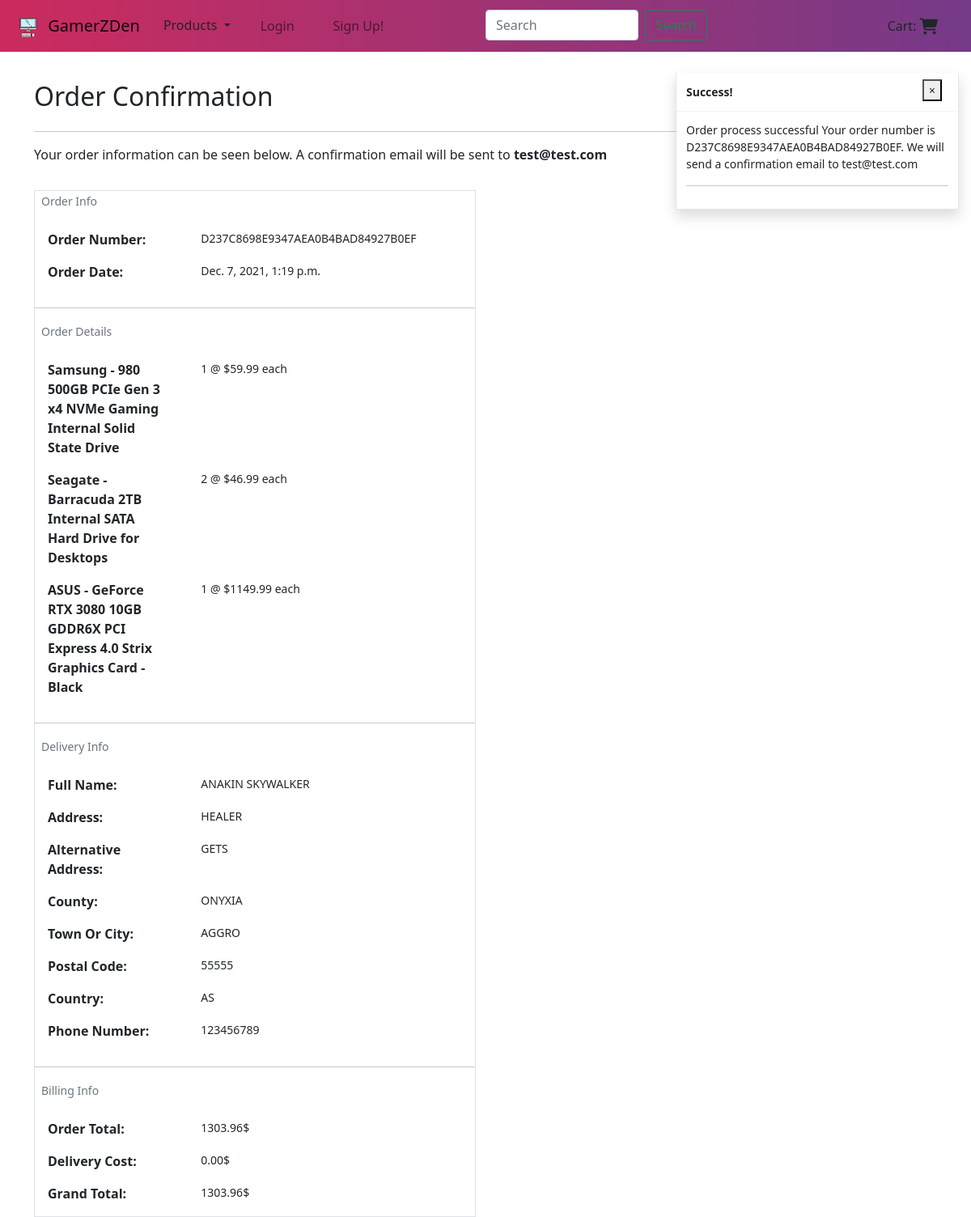
Page /checkout/checkout_success/D237C8698E9347AEA0B4BAD84927B0EF on the earlier database version.
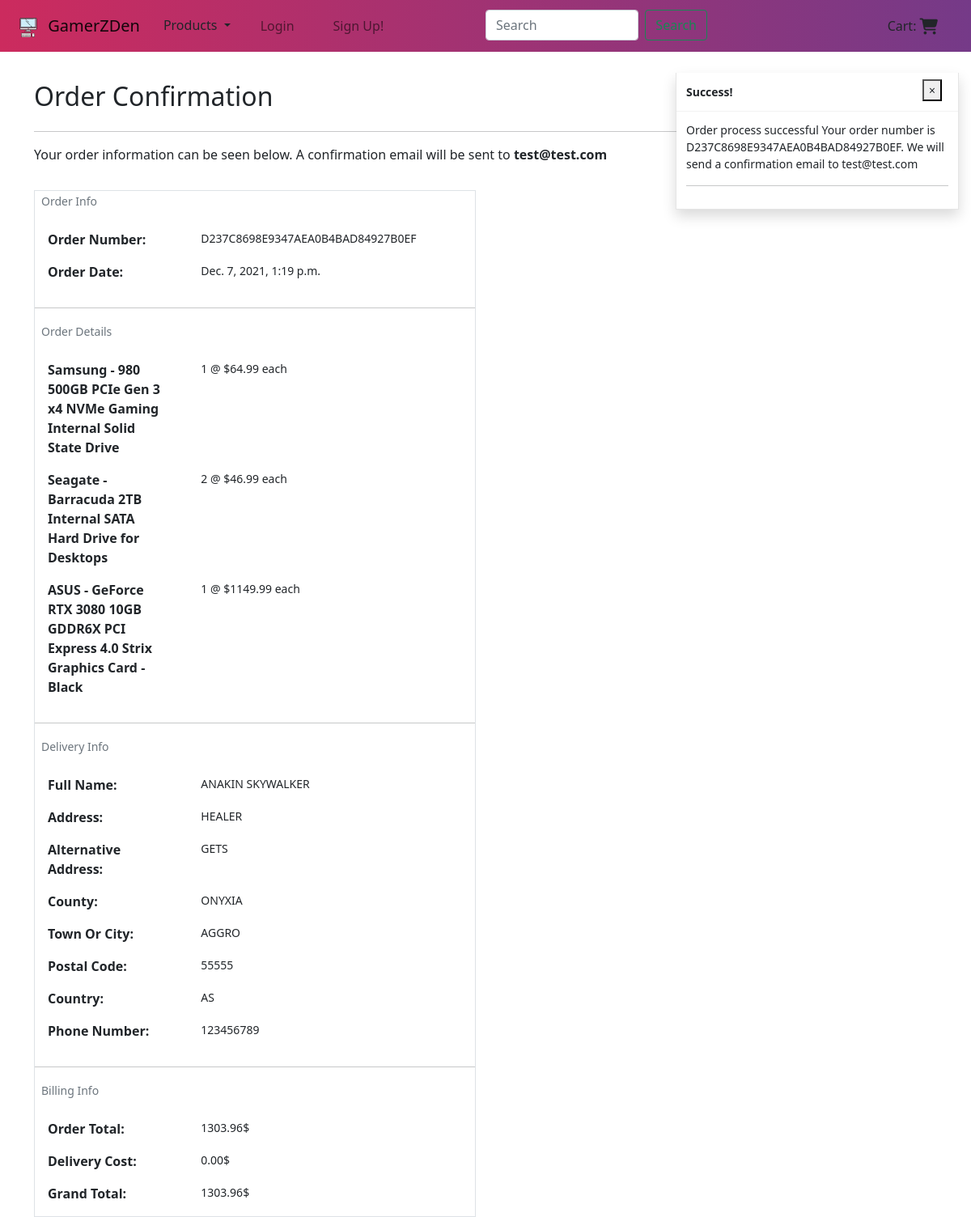
Same page on the later database version.
### checkout/models.py (models this page shows, shortened)
class OrderLineItem(models.Model):
    order = models.ForeignKey(Order, null=False, blank=False, on_delete=models.CASCADE, related_name='lineitems')
    product = models.ForeignKey(Product, null=False, blank=False, on_delete=models.CASCADE)
    quantity = models.IntegerField(null=False, blank=False, default=0)
    lineitem_total = models.DecimalField(max_digits=8, decimal_places=2, null=False, blank= False, editable=False)

### products/models.py (models this page shows, shortened)
class Product(models.Model):
    sku = models.IntegerField(null=True, blank=True, unique=True)
    name = models.TextField(max_length=256)
    description = models.TextField(null=True, blank=True)
    price = models.DecimalField(max_digits=7, decimal_places=2)
    category = models.ForeignKey(Category, on_delete=models.SET_NULL, null=True, blank=True)
    rating = models.DecimalField(max_digits=2, decimal_places=1)
    image_url = models.URLField(max_length=1024)
    image = models.ImageField(null=True, blank=True)
    make = models.CharField(max_length=64)
    model_id = models.CharField(max_length=64)

### checkout/views.py (the view, shortened to what this page needs)
# urls.py: path('checkout_success/<order_number>', views.checkout_success, name='checkout_success'),
def checkout_success(request, order_number):
    save_info = request.session.get('save-info')
    order = get_object_or_404(Order, order_number=order_number)
    if request.user.is_authenticated:
        profile = UserProfile.objects.get(user=request.user)
        order.user_profile = profile
        order.save()
    messages.success(request, f'Order process successful\
        Your order number is {order_number}. We will send\
            a confirmation email to {order.email}')
    if 'cart' in request.session:
        del request.session['cart']
    template = 'checkout/checkout_success.html'
    context = {
        'order': order,
    }
    return render(request, template, context)

### cart/context_processors.py (called while the page is built, shortened)
def cart_contents(request):
    cart_items = []
    total = 0
    product_count = 0
    cart = request.session.get('cart', {})
    if total < settings.FREE_DELIVERY_THRESHOLD:
        if request.user.is_authenticated:
            delivery = total * Decimal(settings.MEMBER_DELIVERY_PERCENTAGE / 100)
        else:
            delivery = total * Decimal(settings.STANDARD_DELIVERY_PERCENTAGE / 100)
        free_delivery_in = settings.FREE_DELIVERY_THRESHOLD - total
    else:
        delivery = 0
        free_delivery_in = 0
    grand_total = delivery + total
    context = {
        'cart_items': cart_items,
        'total': total,
        'product_count': product_count,
        'delivery': delivery,
        'free_delivery_in': free_delivery_in,
        'free_delivery_threshold': settings.FREE_DELIVERY_THRESHOLD,
        'grand_total': grand_total,
    }
    return context

### checkout/templates/checkout/checkout_success.html (shortened to what the changed rows need)
{% extends "base.html" %}
{% load static %}
{% block extra_css %}
    <link rel="stylesheet" href="{% static 'checkout/css/checkout.css' %}">
{% endblock %}
{% block content %}
    <div class="container">
        <div class="row mb-3">
            <div class="col">
                <h2 class="logo-font mb-4">Order Confirmation</h2>
            </div>
        </div>
        <div class="row">
            <div class="col-12 col-lg-6">
                <div class="order-confirm-wrapper border">
                    <br>
                    <br>
                    {% for item in order.lineitems.all %}
                    <div class="row">
                        <div class="col-12 col-md-4">
                            <p class="ps-3"><strong>{{ item.product.name }}</strong></p>
                        </div>
                        <div class="col-12 col-md-8">
                            <p class="small px-3">{{ item.quantity }} @ ${{ item.product.price }} each</p>
                        </div>
                    </div>
                    {% endfor %}
                    <br>
                    <br>
                </div>
            </div>
        </div>
    </div>
{% endblock %}

Differences in the rows shown:
changed through a linked row, OrderLineItem "Samsung - 980 500GB PCIe Gen 3 x4 NVMe Gaming Internal Solid State Drive": product.price "59.99" → "64.99"
